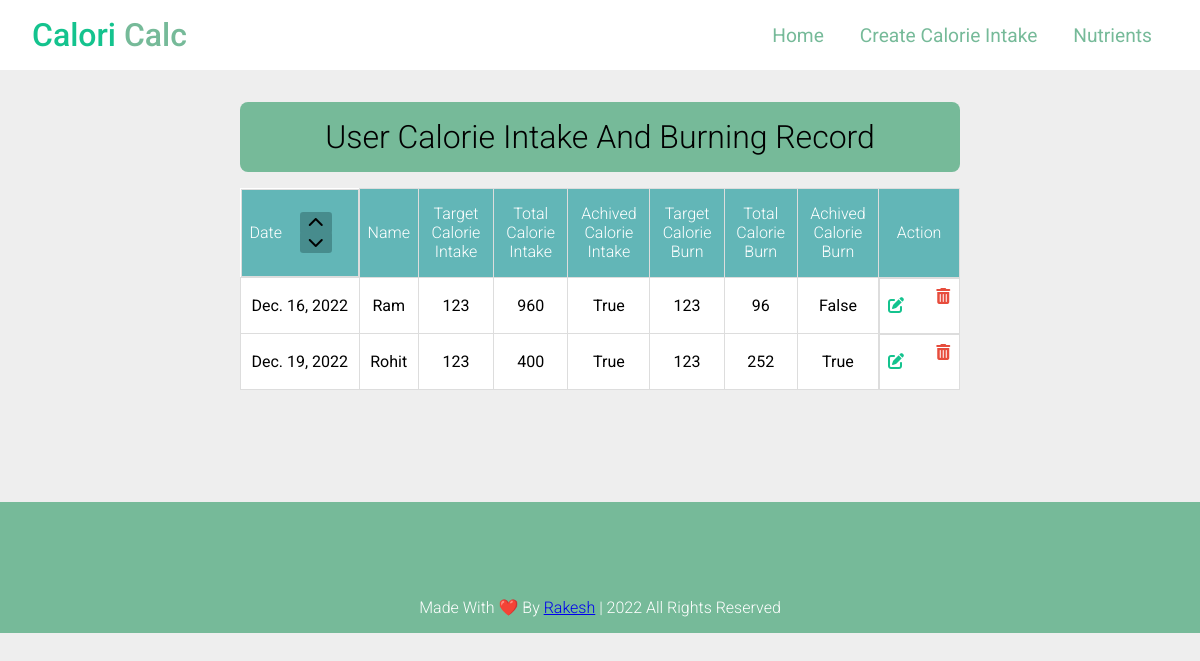
Before: / with the older database file.
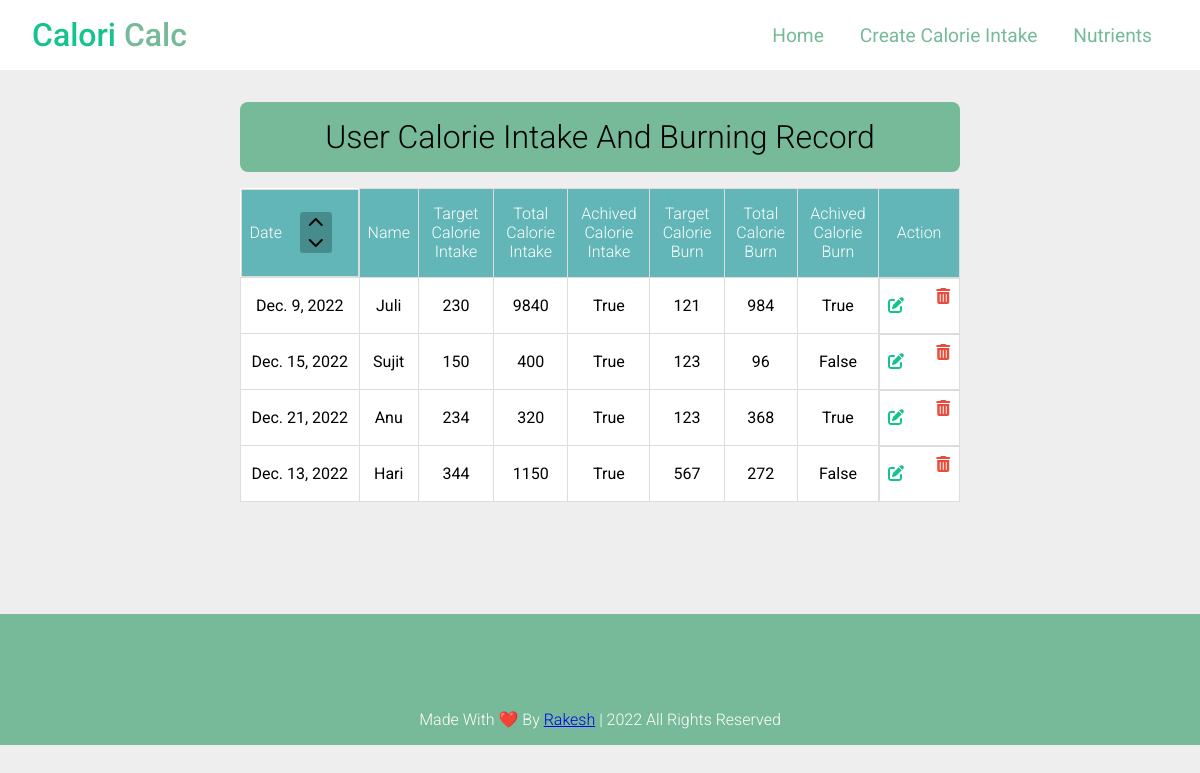
After: the same page with the newer database file.
### user/models.py (models this page shows, shortened)
class User(models.Model):
    date = models.DateField()
    time = models.TimeField(blank=True)
    name = models.CharField(max_length=100)
    target_calorie_intake = models.IntegerField()
    total_calorie_intake = models.IntegerField()
    achived_calorie_intake = models.BooleanField()
    target_calorie_burn = models.IntegerField()
    total_calorie_burn = models.IntegerField()
    achived_calorie_burn = models.BooleanField()

### user/views.py (the view)
# urls.py: path('',HomeView.as_view(), name='home'),
class HomeView(View):
    def get(self, request):
        users = User.objects.all().values()
        return render(request, 'home.html',{"users":users})

### templates/home.html (shortened to what this page needs)
{% extends 'base.html' %}
{% load static %}
{% block stylesheet %}
    <link rel="stylesheet" href="{% static '/css/home.css' %}">
{% endblock stylesheet %}
{% block content %}
    <div class="main" id="main">
        <h1 class="title-home">User Calorie Intake and Burning Record </h1>
        <div class="main_table">
            <table>
                <tr>
                    <th>Date
                        <div class="sort">
                            <div>
                                <a href="{% url 'asc_home' %}" class="sort_btn"><i class="fa-solid fa-chevron-up"></i></a>
                                <a href="{% url 'des_home' %}" class="sort_btn"><i class="fa-solid fa-chevron-down"></i></a>
                            </div>
                        </div>
                    </th>
                    <th>Name</th>
                    <th>Target Calorie Intake</th>
                    <th>Total Calorie Intake</th>
                    <th>Achived Calorie Intake</th>
                    <th>Target Calorie Burn</th>
                    <th>Total Calorie Burn</th>
                    <th>Achived Calorie Burn</th>
                    <th>Action</th>
                </tr>
                {% for user in users %}
                    <tr>
                        <td>{{ user.date }}</td>
                        <td>{{ user.name }}</td>
                        <td>{{ user.target_calorie_intake }}</td>
                        <td>{{ user.total_calorie_intake }}</td>
                        <td>{{ user.achived_calorie_intake }}</td>
                        <td>{{ user.target_calorie_burn }}</td>
                        <td>{{ user.total_calorie_burn }}</td>
                        <td>{{ user.achived_calorie_burn }}</td>
                        <td class="btns">
                            <div>
                                <a href="{% url 'update' user.id %}" class="btn-edit" > <i class="fa-solid fa-pen-to-square"></i> </a>
                            </div>
                            <div>
                                <form action="{% url 'delete' user.id %}" method="post">
                                    <label for="delete" class="btn-delete"><i class="fa-solid fa-trash-can"></i></label>
                                </form>
                            </div>
                        </td>
                    </tr>
                {% endfor %}
            </table>
        </div>
    </div>
{% endblock content %}

### templates/base.html (shortened to what this page needs)
<!DOCTYPE html>
{% load static %}
<html lang="en">
<head>
    <link rel="stylesheet" href="https://cdnjs.cloudflare.com/ajax/libs/font-awesome/6.1.1/css/all.min.css" />
    <link rel="stylesheet" href="{% static '/css/index.css' %}">
    {% block stylesheet %}
    {% endblock stylesheet %}
</head>
<body>
    {% include 'includes/header.html' %}
    <div class="content">
        {% block content %}
        {% endblock content %}
    </div>
    {% include 'includes/footer.html' %}
</body>
</html>

### templates/includes/header.html
{% load static %}
<header class="header">
    <a href="{% url 'home' %}" class="title">Calori <span>Calc</span></a>
    <nav class="navbar">
        <a href="{% url 'home' %}" class="">Home</a>
        <a href="{% url 'create' %}" class="">Create Calorie Intake</a>
        <a href="{% url 'nutrients' %}" class="">Nutrients</a>
    </nav>
</header>

### templates/includes/footer.html
<footer class="footer" id="footer">
    <div class="credit">Made with ❤️ by <a href="https://www.facebook.com/gainrakesh.io">Rakesh</a>  |  2022 all rights reserved</div>
</footer>

### static/css/index.css (style rules this page uses)
:root { --green:#14C38E; --black:#130f40; --light-colour:#666; --box-shadow:0 .5rem 1rem rgba(0,0,0,.1); --border:.2rem solid rgba(0,0,0,.1); --outline:.1rem solid rgba(0,0,0,.1); --outline-hover:.2rem solid var(--black); }
* { font-family: 'Roboto', sans-serif; padding: 0; margin: 0; box-sizing: border-box; outline: none; border: none; text-transform: capitalize; transition: .2s linear; }
body { background-color: #eee; width: 100%; }
.header { display: flex; justify-content: space-between; align-items: center; padding: 0 2rem; background: #fff; }
.title { font-size: 2rem; font-weight: 500; color: var(--green); text-decoration: none; text-align: center; margin: 1rem 0; }
.title span { color: #76BA99; }
.navbar a { text-decoration: none; font-size: 1.2rem; border-radius: .5rem; border: none; margin: 0 .5rem; padding: .5rem .5rem; color: #76BA99; }
.footer { margin-top: 2rem; text-align: center; font-size: 1rem; font-weight: 300; color: #fff; background: #76BA99; padding: 1rem 2rem; padding-top: 6rem; }
#footer { position: relative; bottom: 0; width: 100%; }

### static/css/home.css (style rules this page uses)
.main { margin: 2rem 15rem; }
#main { overflow: auto; padding-bottom: 5rem; }
.title-home { font-size: 2rem; font-weight: 300; text-align: center; margin-bottom: 1rem; background: #76BA99; padding: 1rem 2rem; border-radius: .5rem; }
.sort { margin: 1rem; }
.sort_btn { padding: .1rem .5rem; border-radius: .2rem; border: none; background: #478c8d; color: #000; font-size: 1rem; font-weight: 300; text-decoration: none; cursor: pointer; }
table { border-collapse: collapse; width: 100%; background: #fff; }
th { padding: .5rem; font-weight: 300; background: #62B6B7; border: 1px solid #dddddd; color: #fff; }
th:first-child { display: flex; justify-content: space-around; align-items: center; }
td { border: 1px solid #dddddd; text-align: center; padding: .5rem; }
.btns { display: inline-flex; justify-content: space-between; align-items: center; }
.btn-edit { color: #14C38E; }
.btn-delete { padding-left: 2rem; align-items: center; color: #E74C3C; }
#footer { position: relative; bottom: 0; width: 100%; }

Changed rows visible on the page:
removed User: date "Dec. 16, 2022", name "Ram", target_calorie_intake "123", total_calorie_intake "960", achived_calorie_intake "True", target_calorie_burn "123", total_calorie_burn "96", achived_calorie_burn "False"
removed User: date "Dec. 19, 2022", name "Rohit", target_calorie_intake "123", total_calorie_intake "400", achived_calorie_intake "True", target_calorie_burn "123", total_calorie_burn "252", achived_calorie_burn "True"
added User: date "Dec. 9, 2022", name "Juli", target_calorie_intake "230", total_calorie_intake "9840", achived_calorie_intake "True", target_calorie_burn "121", total_calorie_burn "984", achived_calorie_burn "True"
added User: date "Dec. 15, 2022", name "Sujit", target_calorie_intake "150", total_calorie_intake "400", achived_calorie_intake "True", target_calorie_burn "123", total_calorie_burn "96", achived_calorie_burn "False"
added User: date "Dec. 21, 2022", name "Anu", target_calorie_intake "234", total_calorie_intake "320", achived_calorie_intake "True", target_calorie_burn "123", total_calorie_burn "368", achived_calorie_burn "True"
added User: date "Dec. 13, 2022", name "Hari", target_calorie_intake "344", total_calorie_intake "1150", achived_calorie_intake "True", target_calorie_burn "567", total_calorie_burn "272", achived_calorie_burn "False"
